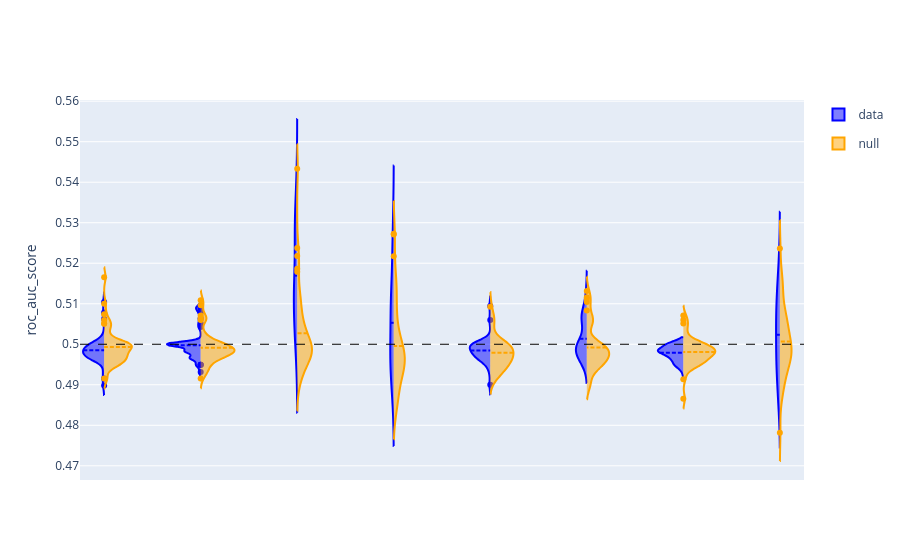

The code cell stored with this chart in its notebook:
### Markdown cell above
## Child Measures - Language Tasks

### Code cell
df1 = df_classify[(df_classify['target']=='DX_01_Cat_new_binarize') & 
                  (df_classify['assessment']=='Child Measures') & 
                  (df_classify['domains']=='Language_Tasks')]


visualize.predictive_modeling(df=df1)

### Figure 1 — Plotly figure (JSON) as saved in the notebook; plotly's stock layout.template omitted (floating-point values rounded to 4 significant figures; data arrays with more than 128 entries replaced by an {"elided": "..."} marker saying what was removed)
{"data": [{"box": {"visible": false}, "legendgroup": "data", "line": {"color": "blue"}, "meanline": {"visible": true}, "name": "data", "scalegroup": "data", "side": "negative", "type": "violin", "x": {"elided": "400 str values"}, "y": {"elided": "400 float values"}}, {"box": {"visible": false}, "legendgroup": "null", "line": {"color": "orange"}, "meanline": {"visible": true}, "name": "null", "scalegroup": "null", "side": "positive", "type": "violin", "x": {"elided": "400 str values"}, "y": {"elided": "400 float values"}}], "layout": {"shapes": [{"line": {"color": "black", "dash": "dash", "width": 1}, "type": "line", "x0": 0, "x1": 1, "xref": "x domain", "y0": 0.5, "y1": 0.5, "yref": "y"}], "violingap": 0, "violinmode": "overlay", "xaxis": {"showticklabels": false}, "yaxis": {"title": {"text": "roc_auc_score"}}}}
